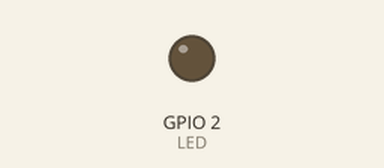
The program below on a simulated ESP32. Shown: output pins drawn as LEDs (lit = HIGH).

Above: at 1.3 s.
At 5.8 s:
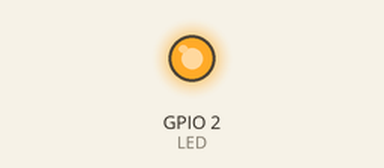
Timing chart, 0 to 8.6 s (numbered marks = the images above):
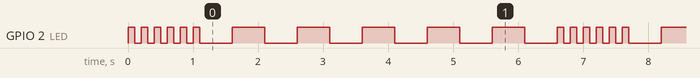

The program:

main.cpp
```cpp
#include <Arduino.h>
#define LED 2
#if CONFIG_FREERTOS_UNICORE
static const BaseType_t app_cpu = 0;
#else
static const BaseType_t app_cpu = 1;
#endif

static TaskHandle_t task_1 = NULL;
static TaskHandle_t task_2 = NULL;

void delayLed1(void *parameter){
    for(;;){
        for(uint16_t i = 0; i <= 10; i++){
            digitalWrite(LED, !digitalRead(LED));
            vTaskDelay(100/ portTICK_PERIOD_MS);
        }
        vTaskResume(task_2);
        vTaskSuspend(task_1);
    }
}
void delayLed2(void *parameter){
    for(;;){
        for(uint16_t i = 0; i <= 10; i++){
            digitalWrite(LED, !digitalRead(LED));
            vTaskDelay(500/ portTICK_PERIOD_MS);
        }
        vTaskResume(task_1);
        vTaskSuspend(task_2);
    }
}
void setup() {
  pinMode(LED, OUTPUT);
  xTaskCreatePinnedToCore(delayLed1, "TAKS 1", 1024, NULL, 2, &task_1, app_cpu);
  xTaskCreatePinnedToCore(delayLed2, "TAKS 2", 1024, NULL, 2, &task_2, app_cpu);
  vTaskSuspend(task_2);
}

void loop() {
    //vTaskDelay(2000/ portTICK_PERIOD_MS);
}
```

Measured:
- by itself, GPIO 2 (LED): repeats every 6.6 s: HIGH 0.10 s, 5 × (LOW 0.50 s, HIGH 0.50 s), LOW 0.50 s, 5 × (HIGH 0.10 s, LOW 0.10 s)
- by itself, everything shown: repeats every 6.6 s, in 22 steps
